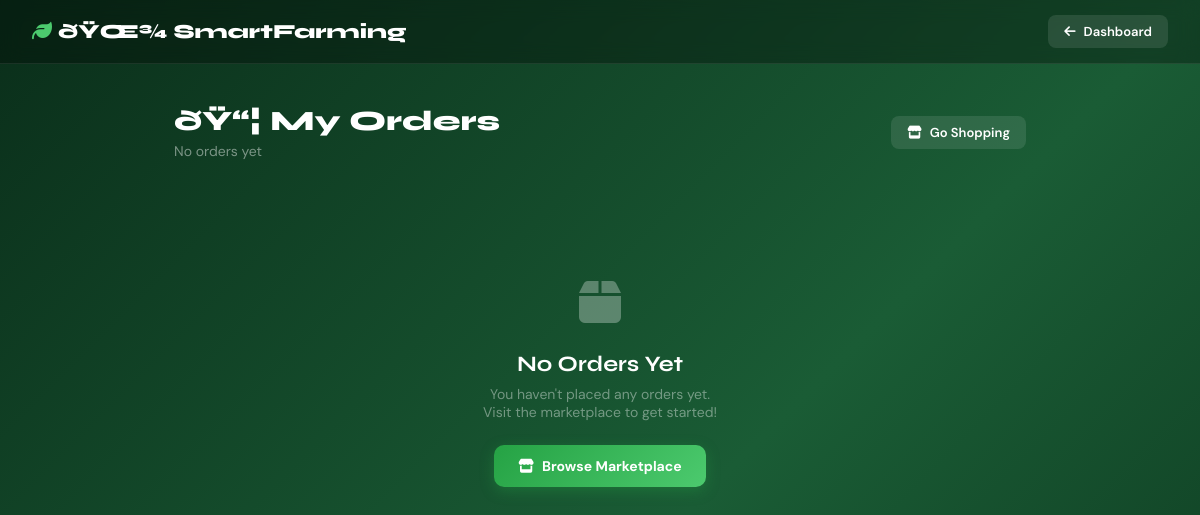
Page /marketplace/my_orders/ (signed in) on the earlier database version.
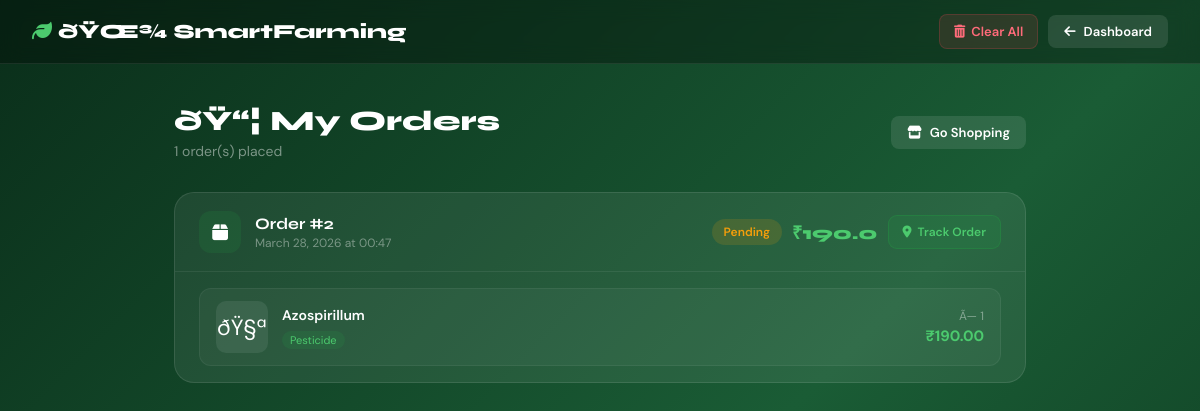
Same page on the later database version.
### apps/orders/models.py (models this page shows, shortened)
class Order(models.Model):
    STATUS_CHOICES = [
        ('pending',    'Pending'),
        ('processing', 'Processing'),
        ('shipped',    'Shipped'),
        ('delivered',  'Delivered'),
        ('cancelled',  'Cancelled'),
        ('returned',   'Returned'),
    ]
    PAYMENT_CHOICES = [
        ('cod',      'Cash on Delivery'),
        ('razorpay', 'Razorpay'),
        ('stripe',   'Stripe'),
        ('upi',      'UPI'),
        ('card',     'Credit / Debit Card'),
    ]
    user = models.ForeignKey(User, on_delete=models.CASCADE, related_name='orders')
    shipping_address = models.ForeignKey(
        ShippingAddress, on_delete=models.SET_NULL,
        null=True, blank=True, related_name='orders'
    )
    total_price = models.FloatField(default=0)
    status = models.CharField(max_length=20, choices=STATUS_CHOICES, default='pending')
    payment_method = models.CharField(max_length=20, choices=PAYMENT_CHOICES, default='cod')
    payment_status = models.CharField(
        max_length=20,
        choices=[('pending','Pending'),('paid','Paid'),('failed','Failed'),('refunded','Refunded')],
        default='pending'
    )
    upi_transaction_id = models.CharField(max_length=100, blank=True, null=True)
    created_at = models.DateTimeField(auto_now_add=True)

class OrderItem(models.Model):
    order = models.ForeignKey(Order, related_name='items', on_delete=models.CASCADE)
    item_type = models.CharField(max_length=50, default='tool')
    item_id = models.PositiveIntegerField(default=0)
    name = models.CharField(max_length=100, default='unknown')
    price = models.FloatField(default=0)
    quantity = models.PositiveIntegerField(default=1)

### apps/marketplace/models.py (models this page shows, shortened)
class Pesticide(models.Model):
    name = models.CharField(max_length=100)
    description = models.TextField()
    price = models.FloatField()
    category = models.CharField(max_length=100, default='General', blank=True)  # ADDED
    image = models.ImageField(upload_to='pesticides/', blank=True, null=True)

### apps/marketplace/views.py (the view)
# urls.py: path('my_orders/', views.my_orders, name='my_orders'),
@login_required
def my_orders(request):
    orders = Order.objects.filter(user=request.user).prefetch_related('items').order_by('-created_at')
    for order in orders:
        for item in order.items.all():
            if item.item_type == 'tool':
                item.product = Tool.objects.filter(id=item.item_id).first()
            elif item.item_type == 'pesticide':
                item.product = Pesticide.objects.filter(id=item.item_id).first()
            else:
                item.product = None
    return render(request, 'marketplace/my_orders.html', {'orders': orders})

### apps/marketplace/templatetags/marketplace_filters.py (called while the page is built)
@register.filter
def mul(value, arg):
    try:
        return float(value) * float(arg)
    except (ValueError, TypeError):
        return 0

### apps/marketplace/templates/marketplace/my_orders.html (shortened to what the changed rows need)
{% load static %}
{% load i18n %}
{% load marketplace_filters %}
<!DOCTYPE html>
<html lang="en">
<head>
    <link rel="stylesheet" href="https://cdnjs.cloudflare.com/ajax/libs/font-awesome/6.4.0/css/all.min.css">
</head>
<body>
    <header class="topbar">
        <div class="topbar-right">
            {% if orders %}
            <form method="POST" action="{% url 'marketplace:clear_orders' %}" onsubmit="return confirm('Clear all orders?')">
                <button type="submit" class="clear-btn">
                    <i class="fas fa-trash-alt"></i> Clear All
                </button>
            </form>
            {% endif %}
        </div>
    </header>
    <main class="main">
        <div class="page-header">
            <div class="page-title-wrap">
                <div class="page-title">ðŸ“¦ My Orders</div>
                <div class="page-subtitle">
                    {% if orders %}{{ orders|length }} order(s) placed{% else %}No orders yet{% endif %}
                </div>
            </div>
        </div>
        {% if orders %}
        <div class="orders-list">
            {% for order in orders %}
            <div class="order-card" style="animation-delay: {{ forloop.counter0 }}00ms">
                <div class="order-header">
                    <div class="order-header-left">
                        <div class="order-icon"><i class="fas fa-box"></i></div>
                        <div>
                            <div class="order-id">Order #{{ order.id }}</div>
                            <div class="order-date">{{ order.created_at|date:"F d, Y" }} at {{ order.created_at|time:"H:i" }}</div>
                        </div>
                    </div>
                    <div style="display:flex;align-items:center;gap:10px;flex-wrap:wrap;">
                        <span style="padding:5px 12px;border-radius:20px;font-size:12px;font-weight:600;{% if order.status == 'delivered' %}background:rgba(37,162,68,.15);color:#4cca6e;{% elif order.status == 'shipped' %}background:rgba(168,85,247,.15);color:#a855f7;{% elif order.status == 'processing' %}background:rgba(59,130,246,.15);color:#3b82f6;{% elif order.status == 'cancelled' %}background:rgba(244,63,94,.15);color:#f43f5e;{% else %}background:rgba(245,158,11,.15);color:#f59e0b;{% endif %}">
                            {{ order.get_status_display }}
                        </span>
                        <div style="font-family:'Syne',sans-serif;font-size:18px;font-weight:800;color:#4cca6e;">&#8377;{{ order.total_price }}</div>
                        <a href="{% url 'marketplace:order_tracking' order.id %}" style="display:inline-flex;align-items:center;gap:6px;padding:8px 14px;background:rgba(37,162,68,.15);border:1px solid rgba(37,162,68,.3);color:#4cca6e;border-radius:9px;font-size:12px;font-weight:600;text-decoration:none;transition:all .2s;">
                            <i class="fas fa-location-dot"></i> Track Order
                        </a>
                    </div>
                </div>
                <div class="order-items">
                    {% for item in order.items.all %}
                    <div class="order-item">
                        {% if item.product and item.product.image %}
                        <img src="{{ item.product.image.url }}" alt="{{ item.name }}" class="item-img">
                        {% else %}
                        <div class="item-placeholder">
                            {% if item.item_type == 'tool' %}ðŸ”§{% else %}ðŸ§ª{% endif %}
                        </div>
                        {% endif %}
                        <div class="item-info">
                            <div class="item-name">
                                {% if item.product %}{{ item.product.name }}{% else %}{{ item.name }} <span style="color:rgba(255,255,255,0.3);font-size:11px;">(deleted)</span>{% endif %}
                            </div>
                            <span class="item-type">{{ item.item_type|title }}</span>
                        </div>
                        <div class="item-price-wrap">
                            <div class="item-qty">Ã— {{ item.quantity }}</div>
                            <div class="item-subtotal">&#8377;{{ item.price|mul:item.quantity|floatformat:2 }}</div>
                        </div>
                    </div>
                    {% endfor %}
                </div>
            </div>
            {% endfor %}
        </div>
        {% else %}
        <div class="empty-state">
            <div style="font-size:48px;display:block;margin-bottom:16px;opacity:.3;"><i class="fas fa-box"></i></div>
            <h3>No Orders Yet</h3>
            <p>You haven't placed any orders yet.<br>Visit the marketplace to get started!</p>
            <a href="{% url 'marketplace:marketplace_home' %}" class="shop-btn">
                <i class="fas fa-store"></i> Browse Marketplace
            </a>
        </div>
        {% endif %}
    </main>
</body>
</html>

Differences in the rows shown:
added Order: id "2", created_at "March 28, 2026", created_at "00:47", status "Pending", total_price "190.0"
added OrderItem: shows "ðŸ§ª", product.name "Azospirillum", item_type "Pesticide", quantity "1", price|mul "190.00"
Other differences:
{{ orders|length }}: (not shown) → "1"
text no longer shown: "No orders yet No Orders Yet You haven't placed any orders yet. Visit the marketplace to get started! Browse Marketplace"
text now shown: "Clear All order(s) placed"
